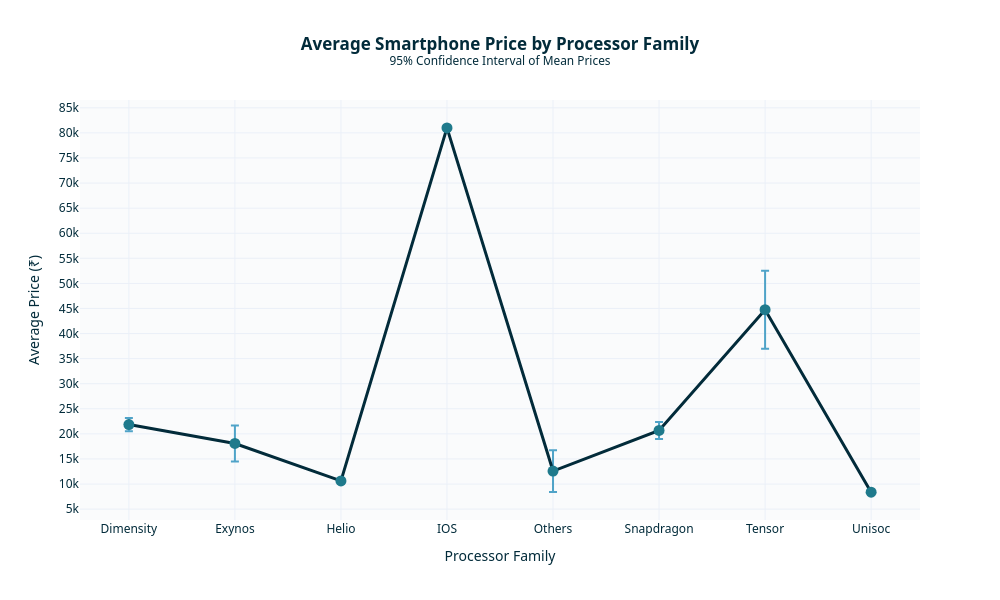

The notebook cell this image was saved under:
### Code cell
anova_plot = (
    processor_df
    .groupby("Processor_Family")["Price"]
    .agg(["mean", "std", "count"])
    .reset_index()
)

anova_plot["SE"] = anova_plot["std"] / np.sqrt(anova_plot["count"])
anova_plot["CI"] = 1.96 * anova_plot["SE"]

fig = go.Figure()

fig.add_trace(go.Scatter(
    x=anova_plot["Processor_Family"],
    y=anova_plot["mean"],
    mode="markers+lines",
    line=dict(color="#022B3A", width=3),
    marker=dict(size=11, color="#1F7A8C"),
    error_y=dict(
        type="data",
        array=anova_plot["CI"],
        visible=True,
        color="#4FA3C8",
        thickness=2
    )
))

fig.update_layout(
    title=dict(
        text="<b>Average Smartphone Price by Processor Family</b><br><sup>95% Confidence Interval of Mean Prices</sup>",
        x=0.5
    ),
    width=1000,
    height=600,
    template="plotly_white",
    paper_bgcolor="white",
    plot_bgcolor="#FAFBFC",
    xaxis_title="Processor Family",
    yaxis_title="Average Price (₹)",
    font=dict(
        family="Segoe UI",
        color="#022B3A"
    )
)

fig.update_yaxes(tick0=0, dtick=5000)

fig.show()

### Figure 1 — Plotly figure (JSON) as saved in the notebook; plotly's stock layout.template omitted (floating-point values rounded to 4 significant figures)
{"data": [{"error_y": {"array": [1327.0, 3581.0, 469.8, NaN, 4162.0, 1678.0, 7759.0, 492.5], "color": "#4FA3C8", "thickness": 2, "type": "data", "visible": true}, "line": {"color": "#022B3A", "width": 3}, "marker": {"color": "#1F7A8C", "size": 11}, "mode": "markers+lines", "type": "scatter", "x": ["Dimensity", "Exynos", "Helio", "IOS", "Others", "Snapdragon", "Tensor", "Unisoc"], "y": [21860.0, 18080.0, 10620.0, 81000.0, 12590.0, 20680.0, 44750.0, 8389.0]}], "layout": {"font": {"color": "#022B3A", "family": "Segoe UI"}, "height": 600, "paper_bgcolor": "white", "plot_bgcolor": "#FAFBFC", "title": {"text": "<b>Average Smartphone Price by Processor Family</b><br><sup>95% Confidence Interval of Mean Prices</sup>", "x": 0.5}, "width": 1000, "xaxis": {"title": {"text": "Processor Family"}}, "yaxis": {"dtick": 5000, "tick0": 0, "title": {"text": "Average Price (₹)"}}}}
